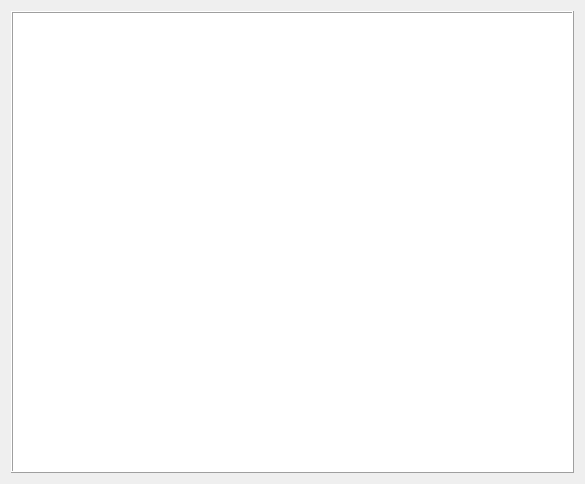
<?xml version="1.0" encoding="UTF-8"?>
<ui version="4.0">
 <class>MyDialog_2</class>
 <widget class="QDialog" name="MyDialog_2">
  <property name="geometry">
   <rect>
    <x>0</x>
    <y>0</y>
    <width>585</width>
    <height>484</height>
   </rect>
  </property>
  <property name="windowTitle">
   <string>Dialog</string>
  </property>
  <layout class="QGridLayout" name="gridLayout">
   <item row="0" column="0">
    <widget class="QListWidget" name="listWidget">
     <property name="sizePolicy">
      <sizepolicy hsizetype="Preferred" vsizetype="Preferred">
       <horstretch>1</horstretch>
       <verstretch>0</verstretch>
      </sizepolicy>
     </property>
     <property name="autoFillBackground">
      <bool>true</bool>
     </property>
     <property name="frameShape">
      <enum>QFrame::Box</enum>
     </property>
     <property name="frameShadow">
      <enum>QFrame::Raised</enum>
     </property>
     <property name="verticalScrollBarPolicy">
      <enum>Qt::ScrollBarAsNeeded</enum>
     </property>
     <property name="horizontalScrollBarPolicy">
      <enum>Qt::ScrollBarAsNeeded</enum>
     </property>
     <property name="sizeAdjustPolicy">
      <enum>QAbstractScrollArea::AdjustToContents</enum>
     </property>
     <property name="autoScroll">
      <bool>false</bool>
     </property>
     <property name="editTriggers">
      <set>QAbstractItemView::NoEditTriggers</set>
     </property>
     <property name="selectionMode">
      <enum>QAbstractItemView::NoSelection</enum>
     </property>
     <property name="textElideMode">
      <enum>Qt::ElideMiddle</enum>
     </property>
     <property name="horizontalScrollMode">
      <enum>QAbstractItemView::ScrollPerItem</enum>
     </property>
     <property name="movement">
      <enum>QListView::Free</enum>
     </property>
     <property name="isWrapping" stdset="0">
      <bool>false</bool>
     </property>
     <property name="resizeMode">
      <enum>QListView::Fixed</enum>
     </property>
     <property name="layoutMode">
      <enum>QListView::Batched</enum>
     </property>
     <property name="wordWrap">
      <bool>true</bool>
     </property>
     <property name="itemAlignment">
      <set>Qt::AlignJustify</set>
     </property>
     <property name="sortingEnabled">
      <bool>true</bool>
     </property>
    </widget>
   </item>
  </layout>
 </widget>
 <tabstops>
  <tabstop>listWidget</tabstop>
 </tabstops>
 <resources/>
 <connections/>
</ui>
